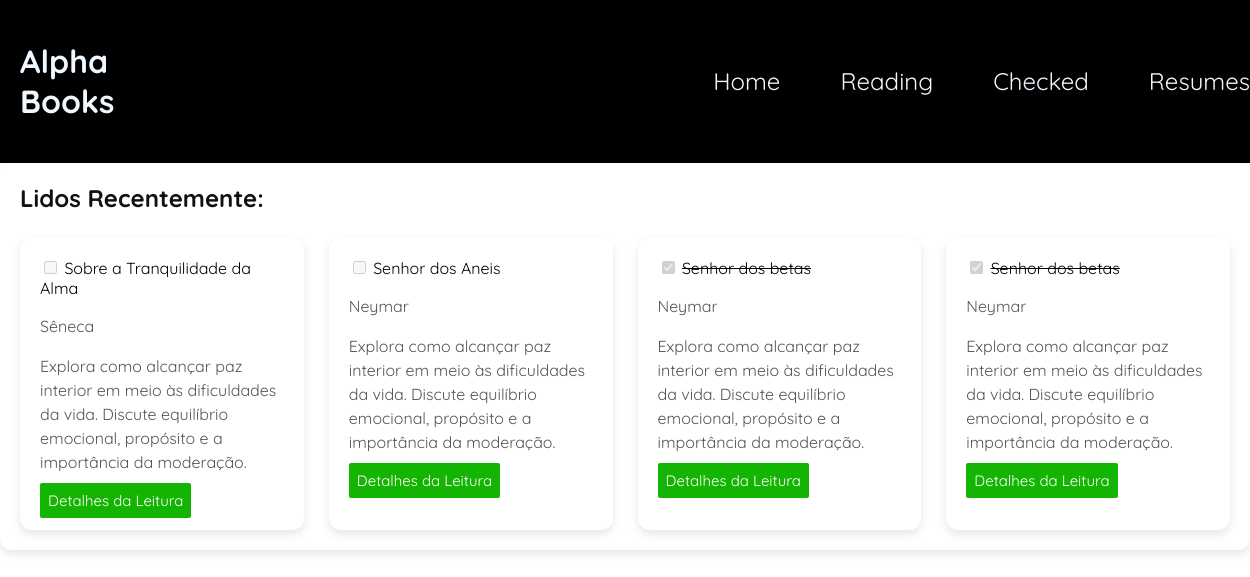
The page / on the database its author committed.
### app/models.py (models this page shows)
class Books(Base):
    __tablename__ = "books"
    id = Column(Integer, primary_key=True, index=True)
    title = Column(String, nullable=False)
    author = Column(String, nullable=False)
    year = Column(String)
    description = Column(String)
    page = Column(Integer, default=0)
    read = Column(Boolean, default=False)

### app/routes/book_router.py (the view)
@router.get("/", response_class=HTMLResponse)
async def page_books(request: Request, db:Session=Depends(get_db)):
    books = db.query(Books).all()
    return templates.TemplateResponse("home.html", {
        "request":request,
        "books":books
    })

### app/view/templates/home.html (shortened to what this page needs)
<!doctype html>
<html lang="en">
  <head>
    <link rel="stylesheet" href="/static/css/home.css" />
  </head>
  <body>
    <div class="header">
      <h1>Alpha Books</h1>
      <nav>
        <ul>
          <li><a href="">Home</a></li>
          <li><a href="">Reading</a></li>
          <li><a href="">Checked</a></li>
          <li><a href="">Resumes</a></li>
        </ul>
      </nav>
    </div>
    <main class="books">
      <h2>Lidos Recentemente:</h2>
      <section>
        {% if books %} {% for book in books %}
        <div class="books">
          <label>
            <input
              type="checkbox"
              disabled
              {%
              if
              book.read
              %}checked{%
              endif
              %}
            />
            <span class="{% if book.read %}read{% endif %}"
              >{{ book.title }}</span
            >
          </label>
          <p>{{book.author}}</p>
          <p>{{book.description}}</p>
          <a href="/books/{{ book.id }}" class="botom">Detalhes da Leitura </a>
        </div>
        {% endfor %} {% else %}
        <p>Nenhum livro adicionado ainda.</p>
        {% endif %}
      </section>
    </main>
  </body>
</html>

### app/view/static/css/home.css (style rules this page uses)
* { font-family: "Quicksand", sans-serif; }
body { margin: auto; }
.header { display: flex; width: 100%; background-color: black; color: aliceblue; padding: 20px; justify-content: flex-start; align-items: center; }
.header li { font-size: 24px; padding: 20px; }
.header ul { list-style: none; display: flex; gap: 20px; padding-left: 500px; margin: 0; }
.header a { text-decoration: none; color: aliceblue; }
main { padding: 40px; }
main h2 { margin-bottom: 25px; color: #222; }
section { display: grid; grid-template-columns: repeat(auto-fit, minmax(250px, 1fr)); gap: 25px; }
.books { background-color: white; padding: 20px; border-radius: 12px; box-shadow: 0 4px 10px rgba(0, 0, 0, 0.1); transition: 0.3s; }
.books h2 { margin-top: 0; color: #111; }
.books p { color: #555; line-height: 1.5; }
.botom { background-color: #14b402; border-radius: 2px; text-decoration: none; font-size: 200px; color: #fff; font-size: 15px; padding-top: 8px; padding-bottom: 8px; padding-left: 8px; padding-right: 8px; }
.read { text-decoration: line-through; }

### rows shown on the page
Books: title "Sobre a Tranquilidade da Alma", author "Sêneca", description "Explora como alcançar paz interior em meio às dificuldades da vida. Discute equilíbrio emocional, propósito e a importância da moderação."
Books: title "Senhor dos Aneis", author "Neymar", description "Explora como alcançar paz interior em meio às dificuldades da vida. Discute equilíbrio emocional, propósito e a importância da moderação."
Books: read "☑", title "Senhor dos betas", author "Neymar", description "Explora como alcançar paz interior em meio às dificuldades da vida. Discute equilíbrio emocional, propósito e a importância da moderação."
Books: read "☑", title "Senhor dos betas", author "Neymar", description "Explora como alcançar paz interior em meio às dificuldades da vida. Discute equilíbrio emocional, propósito e a importância da moderação."
